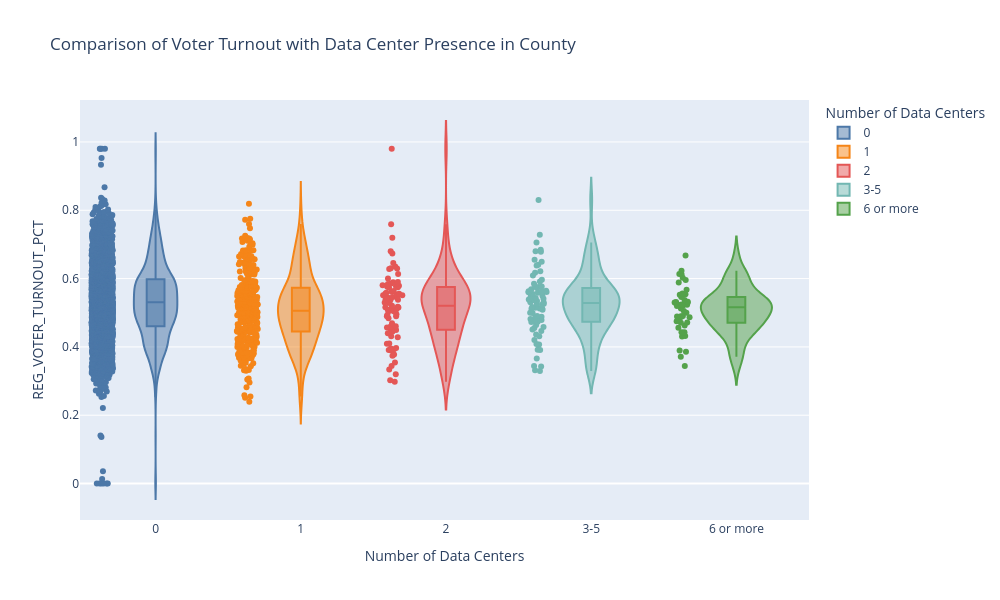

Notebook cell for this chart:
### Code cell
# TODO: see if I can reflect how the number of instances in different violin plots is different 
# Experiment with violin plotting
fig = px.violin(dc_nanda_df, y = "REG_VOTER_TURNOUT_PCT", 
                x = "data_center_bins", color = "data_center_bins", 
                box = True, 
                points = "all", 
                category_orders = {"data_center_bins": bin_labels},
                color_discrete_sequence = px.colors.qualitative.T10,
                width = 1000, height = 600, 
                title = "Comparison of Voter Turnout with Data Center Presence in County", 
                  labels = {
                    "data_center_bins": "Number of Data Centers",
                    "VOTER_TURNOUT_PCT": "Voter Turnout Percentage"
                  },
               )
fig.show()

### Figure 1 — Plotly figure (JSON) as saved in the notebook; plotly's stock layout.template omitted (floating-point values rounded to 4 significant figures; data arrays with more than 128 entries replaced by an {"elided": "..."} marker saying what was removed)
{"data": [{"alignmentgroup": "True", "box": {"visible": true}, "hovertemplate": "Number of Data Centers=%{x}<br>REG_VOTER_TURNOUT_PCT=%{y}<extra></extra>", "legendgroup": "0", "marker": {"color": "#4C78A8"}, "name": "0", "offsetgroup": "0", "orientation": "v", "points": "all", "scalegroup": "True", "showlegend": true, "type": "violin", "x": {"elided": "2519 str values"}, "x0": " ", "xaxis": "x", "y": {"elided": "2519 float values"}, "y0": " ", "yaxis": "y"}, {"alignmentgroup": "True", "box": {"visible": true}, "hovertemplate": "Number of Data Centers=%{x}<br>REG_VOTER_TURNOUT_PCT=%{y}<extra></extra>", "legendgroup": "1", "marker": {"color": "#F58518"}, "name": "1", "offsetgroup": "1", "orientation": "v", "points": "all", "scalegroup": "True", "showlegend": true, "type": "violin", "x": {"elided": "319 str values"}, "x0": " ", "xaxis": "x", "y": {"elided": "319 float values"}, "y0": " ", "yaxis": "y"}, {"alignmentgroup": "True", "box": {"visible": true}, "hovertemplate": "Number of Data Centers=%{x}<br>REG_VOTER_TURNOUT_PCT=%{y}<extra></extra>", "legendgroup": "2", "marker": {"color": "#E45756"}, "name": "2", "offsetgroup": "2", "orientation": "v", "points": "all", "scalegroup": "True", "showlegend": true, "type": "violin", "x": ["2", "2", "2", "2", "2", "2", "2", "2", "2", "2", "2", "2", "2", "2", "2", "2", "2", "2", "2", "2", "2", "2", "2", "2", "2", "2", "2", "2", "2", "2", "2", "2", "2", "2", "2", "2", "2", "2", "2", "2", "2", "2", "2", "2", "2", "2", "2", "2", "2", "2", "2", "2", "2", "2", "2", "2", "2", "2", "2", "2", "2", "2", "2", "2", "2", "2", "2", "2", "2", "2", "2", "2", "2", "2", "2", "2", "2", "2", "2", "2", "2", "2", "2"], "x0": " ", "xaxis": "x", "y": [0.3909, 0.516, 0.3777, 0.5285, 0.5531, 0.4693, 0.494, 0.5747, 0.5102, 0.5554, 0.5589, 0.4837, 0.374, 0.3971, 0.409, 0.98, 0.5788, 0.4494, 0.6137, 0.4397, 0.3951, 0.4567, 0.4562, 0.4282, 0.5201, 0.4568, 0.3546, 0.5558, 0.5174, 0.5058, 0.5443, 0.5778, 0.5389, 0.5855, 0.5758, 0.4897, 0.3202, 0.4311, 0.443, 0.5298, 0.5157, 0.4956, 0.509, 0.5467, 0.5151, 0.5394, 0.5443, 0.5463, 0.5512, 0.5515, 0.6803, 0.589, 0.6304, 0.6284, 0.5898, 0.6457, 0.6353, 0.5838, 0.6299, 0.6002, 0.3932, 0.2979, 0.4522, 0.5839, 0.3439, 0.5618, 0.4896, 0.4602, 0.302, 0.46, 0.3342, 0.5807, 0.5381, 0.564, 0.5309, 0.4101, 0.3892, 0.5034, 0.5734, 0.4454, 0.7197, 0.6733, 0.7588], "y0": " ", "yaxis": "y"}, {"alignmentgroup": "True", "box": {"visible": true}, "hovertemplate": "Number of Data Centers=%{x}<br>REG_VOTER_TURNOUT_PCT=%{y}<extra></extra>", "legendgroup": "3-5", "marker": {"color": "#72B7B2"}, "name": "3-5", "offsetgroup": "3-5", "orientation": "v", "points": "all", "scalegroup": "True", "showlegend": true, "type": "violin", "x": ["3-5", "3-5", "3-5", "3-5", "3-5", "3-5", "3-5", "3-5", "3-5", "3-5", "3-5", "3-5", "3-5", "3-5", "3-5", "3-5", "3-5", "3-5", "3-5", "3-5", "3-5", "3-5", "3-5", "3-5", "3-5", "3-5", "3-5", "3-5", "3-5", "3-5", "3-5", "3-5", "3-5", "3-5", "3-5", "3-5", "3-5", "3-5", "3-5", "3-5", "3-5", "3-5", "3-5", "3-5", "3-5", "3-5", "3-5", "3-5", "3-5", "3-5", "3-5", "3-5", "3-5", "3-5", "3-5", "3-5", "3-5", "3-5", "3-5", "3-5", "3-5", "3-5", "3-5", "3-5", "3-5", "3-5", "3-5", "3-5", "3-5", "3-5", "3-5", "3-5", "3-5", "3-5", "3-5", "3-5", "3-5", "3-5"], "x0": " ", "xaxis": "x", "y": [0.4087, 0.5724, 0.3314, 0.5398, 0.4469, 0.4901, 0.4884, 0.5343, 0.5624, 0.5001, 0.512, 0.5475, 0.4799, 0.4819, 0.4859, 0.4639, 0.5642, 0.5752, 0.4812, 0.6174, 0.5497, 0.577, 0.5687, 0.4366, 0.56, 0.5914, 0.6089, 0.5626, 0.4585, 0.7055, 0.3917, 0.5548, 0.5307, 0.3908, 0.5307, 0.4736, 0.5428, 0.5149, 0.4068, 0.509, 0.5386, 0.4507, 0.5585, 0.4728, 0.4555, 0.499, 0.5126, 0.6492, 0.5847, 0.5968, 0.6784, 0.6383, 0.6406, 0.5587, 0.5766, 0.6841, 0.6552, 0.3661, 0.3443, 0.5264, 0.3424, 0.4789, 0.5255, 0.3295, 0.4312, 0.5363, 0.4735, 0.5116, 0.42, 0.5236, 0.6798, 0.5408, 0.5605, 0.4883, 0.5165, 0.8301, 0.7285, 0.6217], "y0": " ", "yaxis": "y"}, {"alignmentgroup": "True", "box": {"visible": true}, "hovertemplate": "Number of Data Centers=%{x}<br>REG_VOTER_TURNOUT_PCT=%{y}<extra></extra>", "legendgroup": "6 or more", "marker": {"color": "#54A24B"}, "name": "6 or more", "offsetgroup": "6 or more", "orientation": "v", "points": "all", "scalegroup": "True", "showlegend": true, "type": "violin", "x": ["6 or more", "6 or more", "6 or more", "6 or more", "6 or more", "6 or more", "6 or more", "6 or more", "6 or more", "6 or more", "6 or more", "6 or more", "6 or more", "6 or more", "6 or more", "6 or more", "6 or more", "6 or more", "6 or more", "6 or more", "6 or more", "6 or more", "6 or more", "6 or more", "6 or more", "6 or more", "6 or more", "6 or more", "6 or more", "6 or more", "6 or more", "6 or more", "6 or more", "6 or more", "6 or more", "6 or more", "6 or more", "6 or more", "6 or more", "6 or more", "6 or more", "6 or more", "6 or more", "6 or more", "6 or more", "6 or more"], "x0": " ", "xaxis": "x", "y": [0.5317, 0.4319, 0.554, 0.5237, 0.4899, 0.6228, 0.4902, 0.4751, 0.3895, 0.4998, 0.3711, 0.3444, 0.4429, 0.4304, 0.5567, 0.5244, 0.5051, 0.4891, 0.5371, 0.6676, 0.6124, 0.6135, 0.4716, 0.3861, 0.4414, 0.5278, 0.4431, 0.5195, 0.4562, 0.4805, 0.4704, 0.5462, 0.5126, 0.5216, 0.5529, 0.5299, 0.5956, 0.6024, 0.5296, 0.5676, 0.4878, 0.4868, 0.5319, 0.5233, 0.4628, 0.5888], "y0": " ", "yaxis": "y"}], "layout": {"height": 600, "legend": {"title": {"text": "Number of Data Centers"}, "tracegroupgap": 0}, "title": {"text": "Comparison of Voter Turnout with Data Center Presence in County"}, "violinmode": "overlay", "width": 1000, "xaxis": {"anchor": "y", "categoryarray": ["0", "1", "2", "3-5", "6 or more"], "categoryorder": "array", "domain": [0, 1], "title": {"text": "Number of Data Centers"}}, "yaxis": {"anchor": "x", "domain": [0, 1], "title": {"text": "REG_VOTER_TURNOUT_PCT"}}}}
